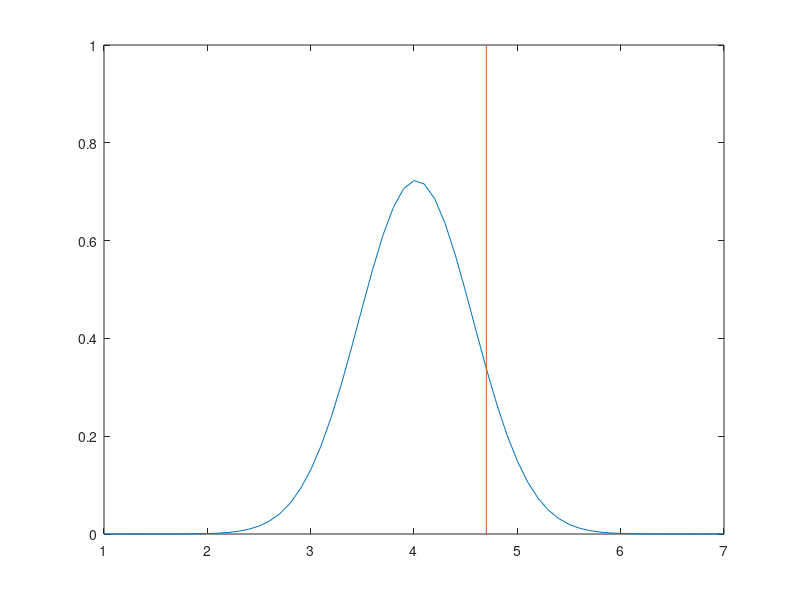

This chart was generated by the following MATLAB code:

%% Normal Distribution
Pburner_max=5.8;
Pburner_min=2.49;
Pburner_nom=4.02;
Pburner_limit=4.7;

T=Pburner_max-Pburner_min;
std=sqrt((T^2)/36);
mu=Pburner_nom;


p_nd=(normcdf(mu+T,mu,std)-normcdf(Pburner_limit,mu,std))*100

figure
x = [round(Pburner_min-1):.1:round(Pburner_max+1)];
y = normpdf(x,Pburner_nom,std);
plot(x,y)
hold on

plot([Pburner_limit Pburner_limit],[0 1])
ylim([0 1])
